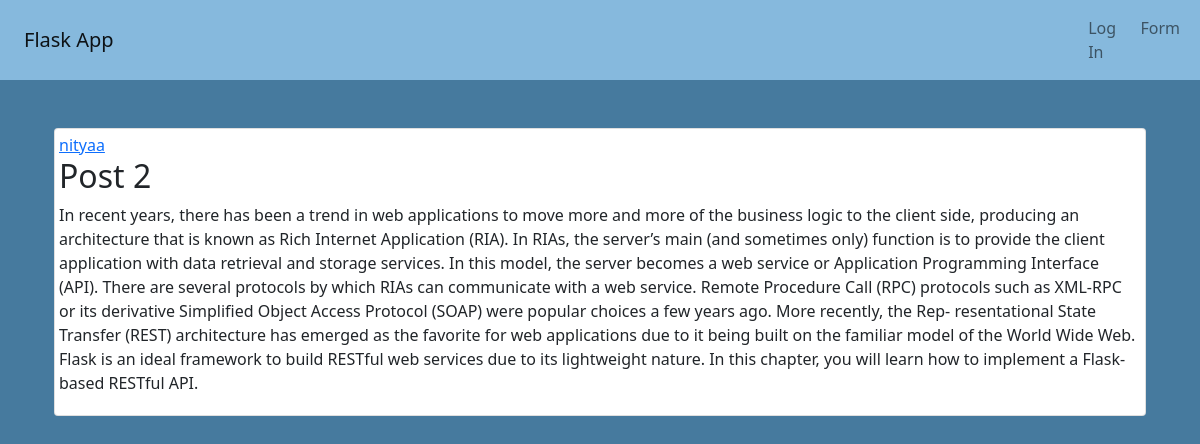
Screenshot of /post/2 with the database file from the repository.
### mainApp/models.py (models this page shows, shortened)
class User(db.Model, UserMixin):
    id = db.Column(db.Integer, primary_key=True)
    username = db.Column(db.String(20), unique=True)
    email = db.Column(db.String(120), unique=True)
    image_file = db.Column(db.String(20), default='default.jpg')
    password = db.Column(db.String(60))
    posts = db.relationship('Post', backref='author', lazy=True)

class Post(db.Model):
    id = db.Column(db.Integer, primary_key=True)
    title = db.Column(db.String(100))
    content = db.Column(db.Text)
    user_id = db.Column(db.Integer, db.ForeignKey('user.id'))

### mainApp/posts/routes.py (the view)
@posts.route('/post/<post_id>')
def post(post_id):
    post= Post.query.get_or_404(post_id)
    return render_template('post.html', post=post)

### mainApp/templates/post.html (shortened to what this page needs)
{% extends "base.html" %}
{% block content %}
<div class="container mt-5 d-flex justify-content-center">
    <div class="card p-1">
        <div class="d-flex align-items-center mx-auto">
                <div class="row">
                    <a class="mr-2" href="{{url_for('users.profile')}}">{{ post.author.username }}</a>
                    <h2 class="article-title">{{ post.title }}</h2>
                    <p class="article-content">{{ post.content }}</p>
                </div>
        </div>
    </div>
</div>
{% endblock content %}

### rows the page displays
User: author.username "nityaa"
Post: title "Post 2", content "In recent years, there has been a trend in web applications to move more and more of the business logic to the client side, producing an architecture that is known as Rich Internet Application (RIA). In RIAs, the server’s main (and sometimes only) function is to provide the client application with data retrieval and storage services. In this model, the server becomes a web service or Application Programming Interface (API). There are several protocols by which RIAs can communicate with a web service. Remote Procedure Call (RPC) protocols such as XML-RPC or its derivative Simplified Object Access Protocol (SOAP) were popular choices a few years ago. More recently, the Rep‐ resentational…"
